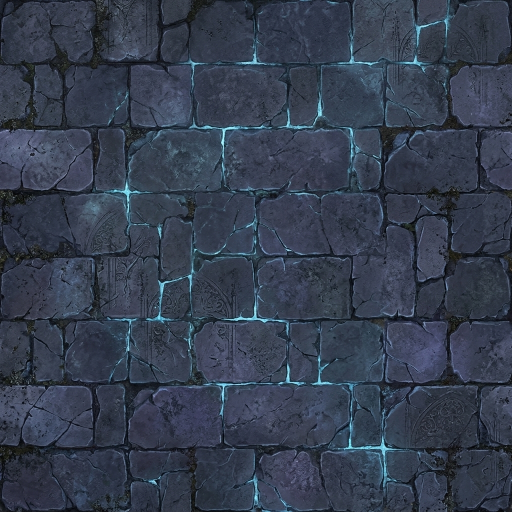
#> input picture assets/floor/source_gemini.png, 1024 x 1024 px (shown at 1/2 size)
$ python make_floor.py
#> lines starting #> are read from the running program, lines starting #| are printed output that depends on the picture
"""Cathedral floor + stone dais under the table (TableSetup.ensureFloor in table.lua).

Input:  assets/floor/source_gemini.png  (flagstone texture painted by Gemini)
Output: assets/floor/stone_floor.jpg     tileable diffuse, darkened to sit behind the table
        assets/floor/stone_floor_n.png   normal map
        assets/floor/floor.obj / floor_2hg.obj   the model (also its own non-convex collider):
            a floating slab of cathedral floor with a ragged edge and rocky underside, and a
            two-step dais under the frame's towers

Heights come from the frame model: the corner towers end at y = -27 (the dais top), the
centre pedestal at y = -31 (the floor).
"""
import os
import numpy as np
from PIL import Image, ImageFilter

HERE = os.path.dirname(os.path.abspath(__file__))
OUT = os.path.join(HERE, "..", "assets", "floor")

TILE = 25.0            # world units per texture repeat
FLOOR_Y = -31.0        # floor top
DAIS = [(-27.0, 6.0), (-29.0, 12.0)]   # (top y, margin past the frame footprint), top step first
FLOOR_R = 160.0        # half-width of the floor
FRAME_HALF = {"four": (56.7, 56.7), "twohg": (66.7, 56.7)}


def texture():
    im = np.asarray(Image.open(os.path.join(OUT, "source_gemini.png")).convert("RGB")).astype(np.float32)
    h, w, _ = im.shape
#> h = 1024; w = 1024
    # 1. Seams: blend the border band with a half-offset copy (whose edges wrap cleanly).
    rolled = np.roll(np.roll(im, h // 2, 0), w // 2, 1)
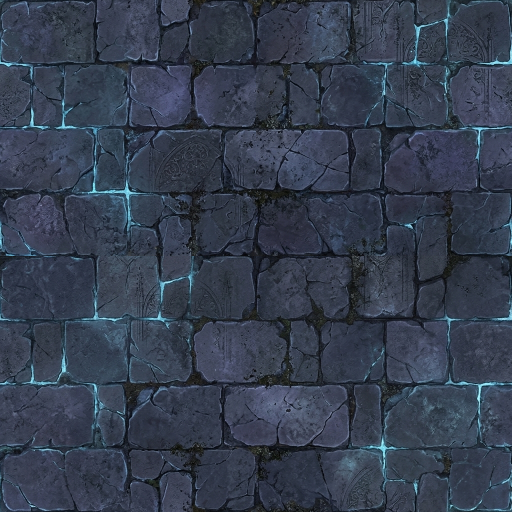
#> rolled: shape (1024, 1024, 3) float32 (shown at 1/2 size); mean R, G, B 53.1, 62.4, 79.1
    band = 56
    yy, xx = np.mgrid[0:h, 0:w]
    d = np.minimum.reduce([xx, w - 1 - xx, yy, h - 1 - yy]).astype(np.float32)
    k = np.clip(1 - d / band, 0, 1)[..., None]
    k = k * k * (3 - 2 * k)
    im = im * (1 - k) + rolled * k
    # 2. Darker and bluer, keeping the cyan cracks bright.
    r, g, b = im[..., 0], im[..., 1], im[..., 2]
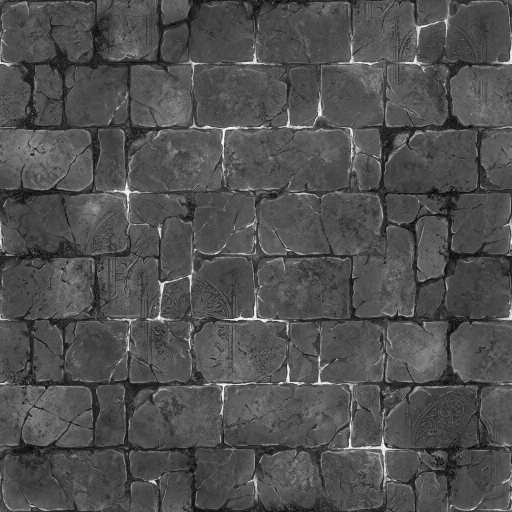
#> b: shape (1024, 1024) float32 (shown at 1/2 size); min 0, max 255, mean 80.2
    glow = np.clip(((g + b) / 2 - r - 35) / 60, 0, 1)[..., None]
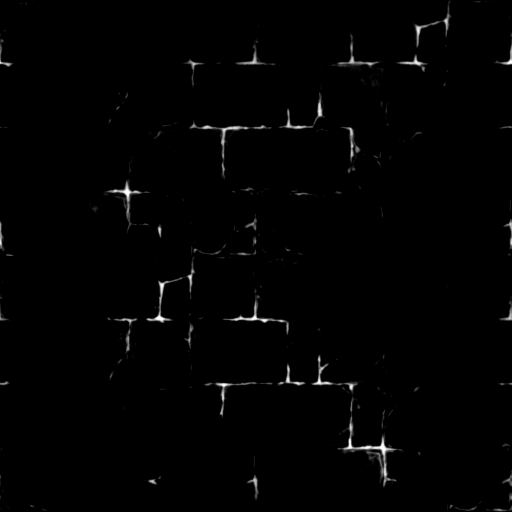
#> glow: shape (1024, 1024, 1) float32 (shown at 1/2 size); min 0, max 1, mean 0.00924
    grey = im.mean(axis=2, keepdims=True)
    toned = grey + (im - grey) * 0.7                     # less saturated
    toned = toned * np.array([0.62, 0.66, 0.74])          # darker, cool blue-grey
    out = toned * (1 - glow) + im * 0.95 * glow
    out = np.clip(out, 0, 255).astype(np.uint8)
    Image.fromarray(out).save(os.path.join(OUT, "stone_floor.jpg"), quality=92)
    # 3. Normal map from brightness (wrapping), cracks sunk in.
    lum = np.asarray(Image.fromarray(out).convert("L").filter(ImageFilter.GaussianBlur(1.2))).astype(np.float32) / 255
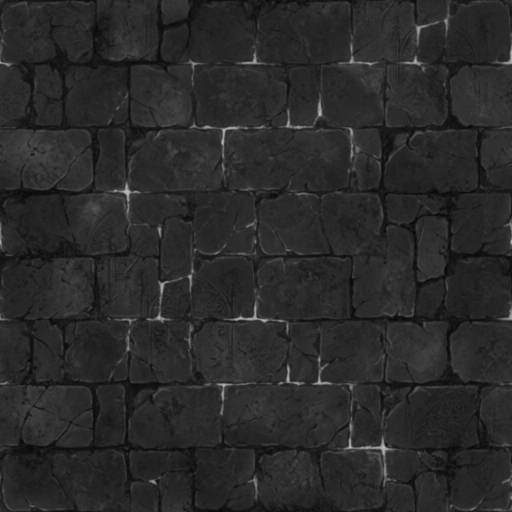
#> lum: shape (1024, 1024) float32 (shown at 1/2 size); min 0.0235, max 0.737, mean 0.163
    dx = np.roll(lum, -1, 1) - np.roll(lum, 1, 1)
    dy = np.roll(lum, -1, 0) - np.roll(lum, 1, 0)
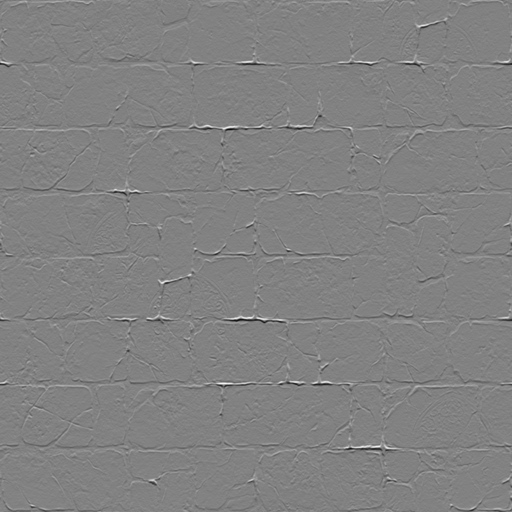
#> dy: shape (1024, 1024) float32 (shown at 1/2 size); min -0.341, max 0.329, mean 3.64e-11; drawn with min black and max white
    strength = 6.0
    n = np.dstack([-dx * strength, dy * strength, np.ones_like(lum)])
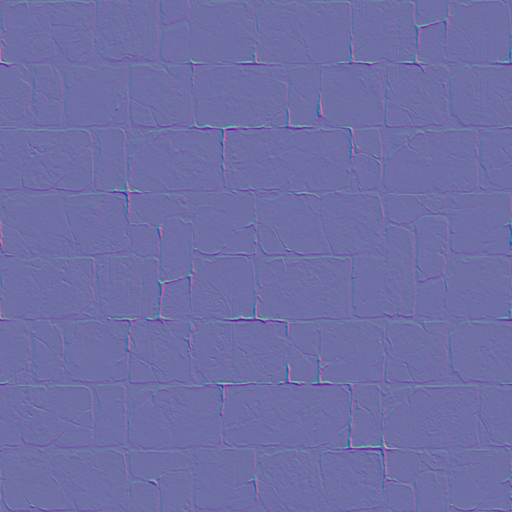
#> n: shape (1024, 1024, 3) float32 (shown at 1/2 size); mean of channels 0, 1, 2 6.39e-11, -8.48e-08, 1; drawn with min black and max white
    n /= np.linalg.norm(n, axis=2, keepdims=True)
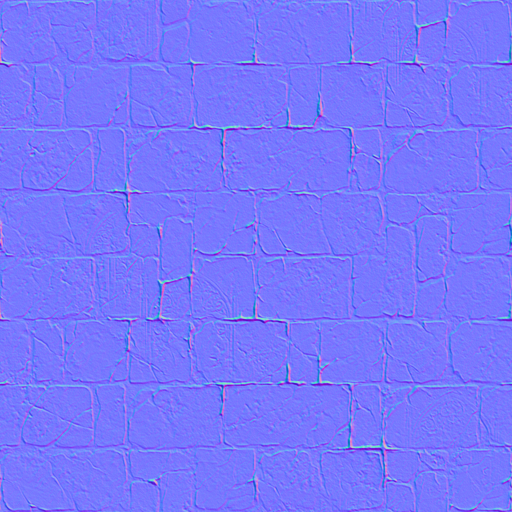
#> n: shape (1024, 1024, 3) float32 (shown at 1/2 size); mean of channels 0, 1, 2 8.17e-05, -2.82e-06, 0.986; drawn with min black and max white
    Image.fromarray(((n * 0.5 + 0.5) * 255).astype(np.uint8)).save(os.path.join(OUT, "stone_floor_n.png"))


def vignette():
    s = 1024
    yy, xx = np.mgrid[0:s, 0:s].astype(np.float32)
    c = (s - 1) / 2
    r = np.sqrt((xx - c) ** 2 + (yy - c) ** 2) / c * FLOOR_R      # world units from centre
    a = np.clip((r - 80) / 75, 0, 1)
    a = a * a * (3 - 2 * a)
    img = np.zeros((s, s, 4), np.uint8)
    img[..., 3] = (a * 255).astype(np.uint8)
    Image.fromarray(img, "RGBA").save(os.path.join(OUT, "vignette.png"))


class Mesh:
    def __init__(self):
        self.v, self.vt, self.f = [], [], []

    def face(self, pts, uvs, out):
        """Add a face, wound so its front faces the direction `out` (right-hand rule, like the frame)."""
        P = np.array(pts, dtype=float)
        n = np.cross(P[1] - P[0], P[2] - P[0])
        if np.dot(n, out) < 0:
            pts, uvs = pts[::-1], uvs[::-1]
        base_v, base_t = len(self.v), len(self.vt)
        self.v += [tuple(map(float, p)) for p in pts]
        self.vt += [tuple(map(float, t)) for t in uvs]
        self.f.append([(base_v + i + 1, base_t + i + 1) for i in range(len(pts))])

    def write(self, path, header):
        with open(path, "w") as fh:
            fh.write(header)
            for p in self.v:
                fh.write("v %.3f %.3f %.3f\n" % p)
            for t in self.vt:
                fh.write("vt %.4f %.4f\n" % t)
            for face in self.f:
                fh.write("f " + " ".join("%d/%d" % x for x in face) + "\n")


def top_uv(p):
    return (p[0] / TILE, p[2] / TILE)


def box(m, x0, x1, z0, z1, y0, y1):
    c = np.array([(x0 + x1) / 2, (y0 + y1) / 2, (z0 + z1) / 2])
    corners = {
        "top": [(x0, y1, z0), (x0, y1, z1), (x1, y1, z1), (x1, y1, z0)],
        "-z": [(x0, y0, z0), (x1, y0, z0), (x1, y1, z0), (x0, y1, z0)],
        "+z": [(x0, y0, z1), (x1, y0, z1), (x1, y1, z1), (x0, y1, z1)],
        "-x": [(x0, y0, z0), (x0, y0, z1), (x0, y1, z1), (x0, y1, z0)],
        "+x": [(x1, y0, z0), (x1, y0, z1), (x1, y1, z1), (x1, y1, z0)],
    }
    for k, pts in corners.items():
        if k == "top":
            uvs = [top_uv(p) for p in pts]
        else:
            ax = 0 if "z" in k else 2
            uvs = [(p[ax] / TILE, p[1] / TILE) for p in pts]
        m.face(pts, uvs, np.mean(pts, axis=0) - c)


def outline(hx, hz, rng, n=72, jag=0.03):
    ring = []
    for i in range(n):
        t = i / n * 2 * np.pi
        c, s = np.cos(t), np.sin(t)
        q = 1 / max(abs(c), abs(s)) ** 0.97         # (nearly) square: the hearth walls run along its edges
        k = q * (1 - jag * rng.random())
        ring.append((c * hx * k, s * hz * k))
    return ring


def octagon_ring(hx, hz, d, per_edge=8):
    """The chapel's floor outline (tools/make_room.py walls + their thickness), counter-clockwise."""
#> called with hx = 144, hz = 144, d = 159, per_edge = 8
    s = d * np.sqrt(2)
    corners = [(hx, -(s - hx)), (hx, s - hx), (s - hz, hz), (-(s - hz), hz),
               (-hx, s - hx), (-hx, -(s - hx)), (-(s - hz), -hz), (s - hz, -hz)]
    ring = []
    for i in range(8):
        a, b = np.array(corners[i]), np.array(corners[(i + 1) % 8])
        for k in range(per_edge):
            q = a + (b - a) * k / per_edge
            ring.append((q[0], q[1]))
    return ring


def island(m, hx, hz, rng, d):
    """The floor: the chapel's eight-sided floor slab, with a rocky underside below it."""
    ring = octagon_ring(hx, hz, d)
    n = len(ring)
    y1, y0 = FLOOR_Y, FLOOR_Y - 4
    for i in range(n):
        a, b = ring[i], ring[(i + 1) % n]
        pts = [(0, y1, 0), (a[0], y1, a[1]), (b[0], y1, b[1])]
        m.face(pts, [top_uv(p) for p in pts], (0, 1, 0))
    # Underside rings, tapering to a point: (scale, y)
    layers = [(1.0, y1), (1.0, y0), (0.82, FLOOR_Y - 10), (0.5, FLOOR_Y - 20), (0.18, FLOOR_Y - 30)]
    rings = []
    for sc, y in layers:
        j = 1 if sc == 1.0 else (1 - 0.08 * rng.random(n))
        rings.append([(ring[i][0] * sc * (j if np.isscalar(j) else j[i]), y, ring[i][1] * sc * (j if np.isscalar(j) else j[i])) for i in range(n)])
    for L in range(len(rings) - 1):
        up, dn = rings[L], rings[L + 1]
        for i in range(n):
            k = (i + 1) % n
            pts = [up[i], dn[i], dn[k], up[k]]
            mid = np.mean(pts, axis=0)
            out = np.array([mid[0], -abs(mid[0]) * 0 - (0 if L == 0 else 20), mid[2]])
            uvs = [((p[0] + p[1]) / TILE, (p[2] - p[1]) / TILE) for p in pts]
            m.face(pts, uvs, out)
    tip = (0, FLOOR_Y - 42, 0)
    last = rings[-1]
    for i in range(n):
        pts = [last[i], tip, last[(i + 1) % n]]
        m.face(pts, [top_uv(p) for p in pts], (0, -1, 0))


# walls (tools/make_room.py) + 4 so they stand on the floor: (hx, hz, corner cut)
ISLAND = {"four": (144.0, 144.0, 159.0), "twohg": (154.0, 144.0, 169.0)}


def model(layout):
    rng = np.random.default_rng(7)
    hx, hz = FRAME_HALF[layout]
    m = Mesh()
    hx_, hz_, d_ = ISLAND[layout]
    island(m, hx_, hz_, rng, d_)
    for top, margin in DAIS:
        box(m, -hx - margin, hx + margin, -hz - margin, hz + margin, FLOOR_Y, top)
    suffix = "" if layout == "four" else "_2hg"
    # The same mesh is its own (non-convex) collider, so pieces land exactly where the stone is.
    m.write(os.path.join(OUT, "floor%s.obj" % suffix), "# Cathedral floor island and dais (tools/make_floor.py)\n")


if __name__ == "__main__":
    os.makedirs(OUT, exist_ok=True)
    texture()
    model("four")
    model("twohg")
    print("done")
